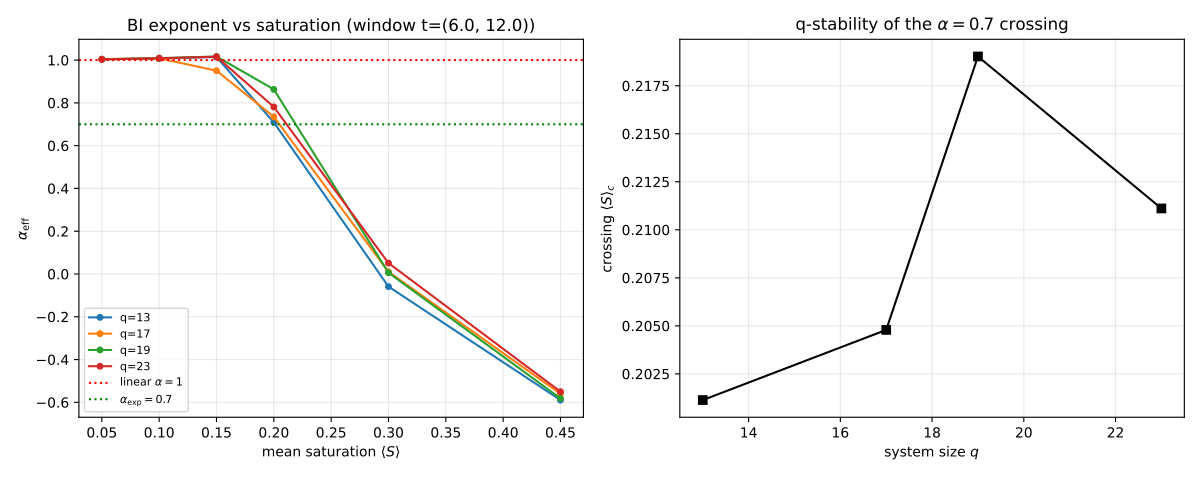

Write the Python code that produced this figure.
"""Born--Infeld nonlinearity: q-extension and crossing stabilisation.

Self-contained (builds the Heisenberg Cayley graph itself). Runs the bounded-flux
BI relaxation flow

    phi'_i = - sqrt(max(0, 1 - S_i)) * (L_Pi phi)_i,
    S_i    = (1/c_chi^2) sum_{j ~ i} (phi_i - phi_j)^2,   L_Pi = I - A/4,

on Cay(Heis_3(Z/qZ)) for several system sizes, and reads the effective QFI
exponent alpha_eff from the relaxation return C(t) = <phi(0), phi(t)> / ||phi(0)||^2
via u(t) = -d log C / dt, with u(t) t -> d_s^eff/2 and alpha_eff = d_s^eff/2 - 1.

KEY POINT (crossing stabilisation): the exponent is read on a FIXED ABSOLUTE
temperature window WINDOW = (t_lo, t_hi), the SAME for every q. A q-scaled window
mixes the clean scaling plateau with the finite-size rise (u t -> lambda_2 t) and
produces a spurious drift of the crossing; a fixed window removes it. The exponent
runs weakly with temperature, so the crossing is reported as a function of the
window centre as well.

Outputs:
  - alpha_eff vs mean saturation <S>, overlaid for all q (left panel);
  - the alpha_eff = alpha_exp crossing <S>_c vs q, to confirm q-stability (right).

Parallel over (q, target, seed); spectra/trajectories are cached so the run
resumes after interruption. Progress and ETA are printed. Figures are PDF.

Usage:
    python3 bi_extend.py                 # default QS, TARGETS, SEEDS
    python3 bi_extend.py 13 17 19 23     # explicit prime sizes
Tune QS / TARGETS / SEEDS / N_CORES below. Primes only (Weil-block substrate).
"""

import os
import sys
import time
import numpy as np
import scipy.sparse as sp
from multiprocessing import Pool, cpu_count

import matplotlib
matplotlib.use("Agg")
import matplotlib.pyplot as plt

# ----------------------------- parameters ---------------------------------
QS = [13, 17, 19, 23]              # prime system sizes (override via argv)
TARGETS = [0.05, 0.10, 0.15, 0.20, 0.30, 0.45]   # target mean saturation <S>
SEEDS = list(range(8))             # ensemble size per (q, target)
C_CHI = 1.0                        # Born--Infeld saturation scale
DT = 0.05                          # time step (linear stability: dt < 1)
T_MAX_FAC = 0.18                   # integrate to t_max = T_MAX_FAC * q^2
WINDOW = (6.0, 12.0)               # FIXED absolute window for the exponent
ALPHA_EXP = 0.7                    # observed strange-metal exponent
N_CORES = cpu_count()              # set to a fixed number to throttle
CACHE_DIR = "bi_extend_cache"
FIG_PATH = "bi_extend.pdf"
# --------------------------------------------------------------------------


def build_AL(q):
    """Adjacency A and normalised Laplacian L = I - A/4 of Cay(Heis_3(Z/qZ))."""
    a, b, c = np.meshgrid(np.arange(q), np.arange(q), np.arange(q), indexing="ij")
    a, b, c = a.ravel(), b.ravel(), c.ravel()

    def enc(A, B, C):
        return (A % q) + (B % q) * q + (C % q) * q * q

    src = enc(a, b, c)
    cols = np.concatenate([enc(a + 1, b, c), enc(a - 1, b, c),
                           enc(a, b + 1, c + a), enc(a, b - 1, c - a)])
    rows = np.tile(src, 4)
    n = q ** 3
    A = sp.coo_matrix((np.ones(rows.size), (rows, cols)), shape=(n, n)).tocsr()
    L = sp.identity(n, format="csr") - A / 4.0
    return A, L, n


def stress(phi, A, deg=4):
    """S_i = (1/c^2)[deg phi^2 - 2 phi (A phi) + A(phi^2)]."""
    return (deg * phi * phi - 2.0 * phi * (A @ phi) + A @ (phi * phi)) / (C_CHI * C_CHI)


def rhs(phi, L, A, linear):
    Lphi = L @ phi
    if linear:
        return -Lphi
    return -np.sqrt(np.clip(1.0 - stress(phi, A), 0.0, None)) * Lphi


def rk4_step(phi, L, A, linear, dt):
    k1 = rhs(phi, L, A, linear)
    k2 = rhs(phi + 0.5 * dt * k1, L, A, linear)
    k3 = rhs(phi + 0.5 * dt * k2, L, A, linear)
    k4 = rhs(phi + dt * k3, L, A, linear)
    return phi + (dt / 6.0) * (k1 + 2 * k2 + 2 * k3 + k4)


def run_one(args):
    q, target, seed, linear = args
    tag = "lin" if linear else f"s{target:.2f}"
    path = os.path.join(CACHE_DIR, f"q{q}_{tag}_seed{seed}.npz")
    if os.path.exists(path):
        d = np.load(path)
        return (q, target, seed, linear, d["t"], d["C"])

    A, L, n = build_AL(q)
    rng = np.random.default_rng(seed)
    phi0 = rng.standard_normal(n)
    phi0 -= phi0.mean()
    phi0 /= np.linalg.norm(phi0)
    if not linear:
        s_unit = stress(phi0, A).mean()
        phi0 *= np.sqrt(target / max(s_unit, 1e-12))

    norm0 = float(phi0 @ phi0)
    phi = phi0.copy()
    nsteps = int(T_MAX_FAC * q * q / DT)
    rec_every = max(1, nsteps // 400)
    ts, Cs = [], []
    for k in range(nsteps + 1):
        if k % rec_every == 0:
            ts.append(k * DT)
            Cs.append(float(phi0 @ phi) / norm0)
        phi = rk4_step(phi, L, A, linear, DT)
    t, C = np.array(ts), np.array(Cs)
    os.makedirs(CACHE_DIR, exist_ok=True)
    np.savez_compressed(path, t=t, C=C)
    return (q, target, seed, linear, t, C)


def ut_median(t, C, win):
    lo = (C > 1e-7) & (t > 0)
    t, C = t[lo], C[lo]
    ut = -t * np.gradient(np.log(C), t)
    m = (t >= win[0]) & (t <= win[1])
    return float(np.median(ut[m])) if m.any() else np.nan


def main():
    global QS
    if len(sys.argv) > 1:
        QS = [int(x) for x in sys.argv[1:]]

    os.makedirs(CACHE_DIR, exist_ok=True)
    jobs = []
    for q in QS:
        jobs += [(q, None, s, True) for s in SEEDS]
        jobs += [(q, tg, s, False) for tg in TARGETS for s in SEEDS]

    print(f"BI extension: q in {QS}, {len(jobs)} trajectories, {N_CORES} cores, "
          f"window {WINDOW}.")
    t0 = time.time()
    store = {}
    with Pool(N_CORES) as pool:
        for i, (q, target, seed, linear, t, C) in enumerate(
                pool.imap_unordered(run_one, jobs), 1):
            key = (q, "lin" if linear else f"s{target:.2f}")
            store.setdefault(key, []).append((t, C))
            el = time.time() - t0
            print(f"[{i:3d}/{len(jobs)}] q={q} done  elapsed={el:7.1f}s "
                  f"ETA={el/i*(len(jobs)-i):7.1f}s", flush=True)

    def mean_curve(q, tag):
        rec = store.get((q, tag))
        if not rec:
            return None, None
        t = rec[0][0]
        return t, np.mean([C for _, C in rec], axis=0)

    fig, (ax1, ax2) = plt.subplots(1, 2, figsize=(12, 4.8))
    cross_q = []
    for q in QS:
        tb, Cb = mean_curve(q, "lin")
        base = ut_median(tb, Cb, WINDOW)
        sat, aeff = [], []
        for tg in TARGETS:
            t, C = mean_curve(q, f"s{tg:.2f}")
            sat.append(tg)
            aeff.append(2.0 * ut_median(t, C, WINDOW) / base - 1.0)
        sat, aeff = np.array(sat), np.array(aeff)
        ax1.plot(sat, aeff, "o-", ms=4, label=f"q={q}")
        sc = (np.interp(ALPHA_EXP, aeff[::-1], sat[::-1])
              if aeff.min() <= ALPHA_EXP <= aeff.max() else np.nan)
        cross_q.append(sc)
        print(f"q={q}: alpha_eff={ALPHA_EXP} crossing at <S> ~ {sc:.3f}")

    ax1.axhline(1.0, color="r", ls=":", label=r"linear $\alpha=1$")
    ax1.axhline(ALPHA_EXP, color="g", ls=":", label=rf"$\alpha_{{\rm exp}}={ALPHA_EXP}$")
    ax1.set_xlabel(r"mean saturation $\langle S\rangle$")
    ax1.set_ylabel(r"$\alpha_{\rm eff}$")
    ax1.set_title(f"BI exponent vs saturation (window t={WINDOW})")
    ax1.legend(fontsize=8)
    ax1.grid(alpha=0.3)

    ax2.plot(QS, cross_q, "ks-")
    ax2.set_xlabel("system size $q$")
    ax2.set_ylabel(r"crossing $\langle S\rangle_c$")
    ax2.set_title(r"q-stability of the $\alpha=0.7$ crossing")
    ax2.grid(alpha=0.3)

    fig.tight_layout()
    fig.savefig(FIG_PATH)
    print(f"\nCrossing <S>_c by q: " +
          ", ".join(f"q{q}={c:.3f}" for q, c in zip(QS, cross_q)))
    print(f"Figure written to {FIG_PATH}")


if __name__ == "__main__":
    main()
